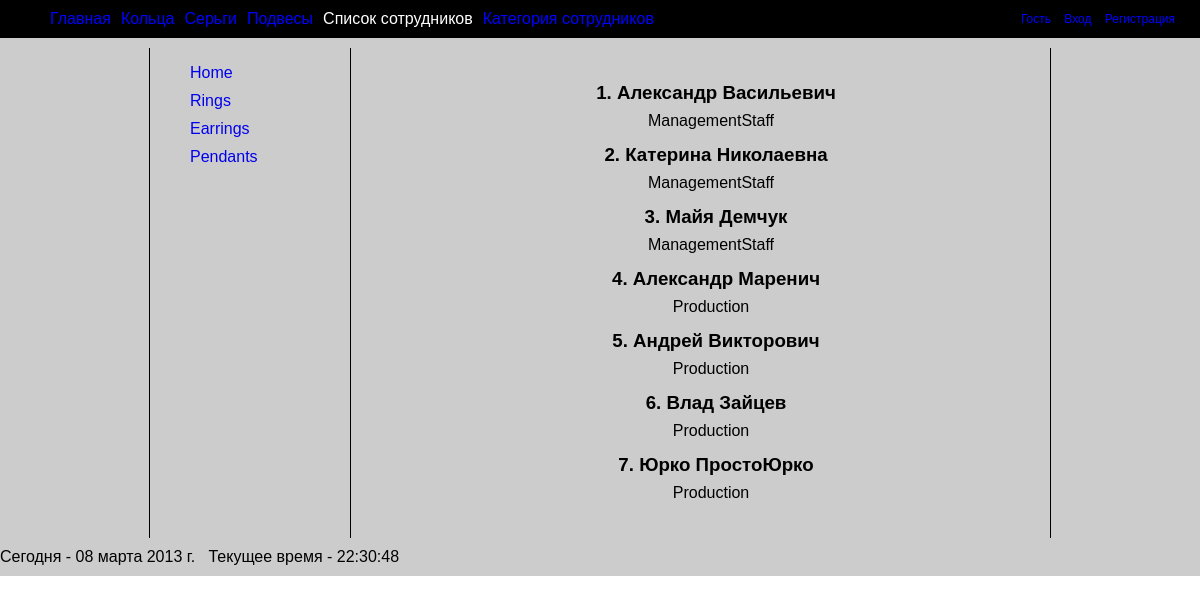
Before: /employees_group_view/employees_list/ with the older database file.
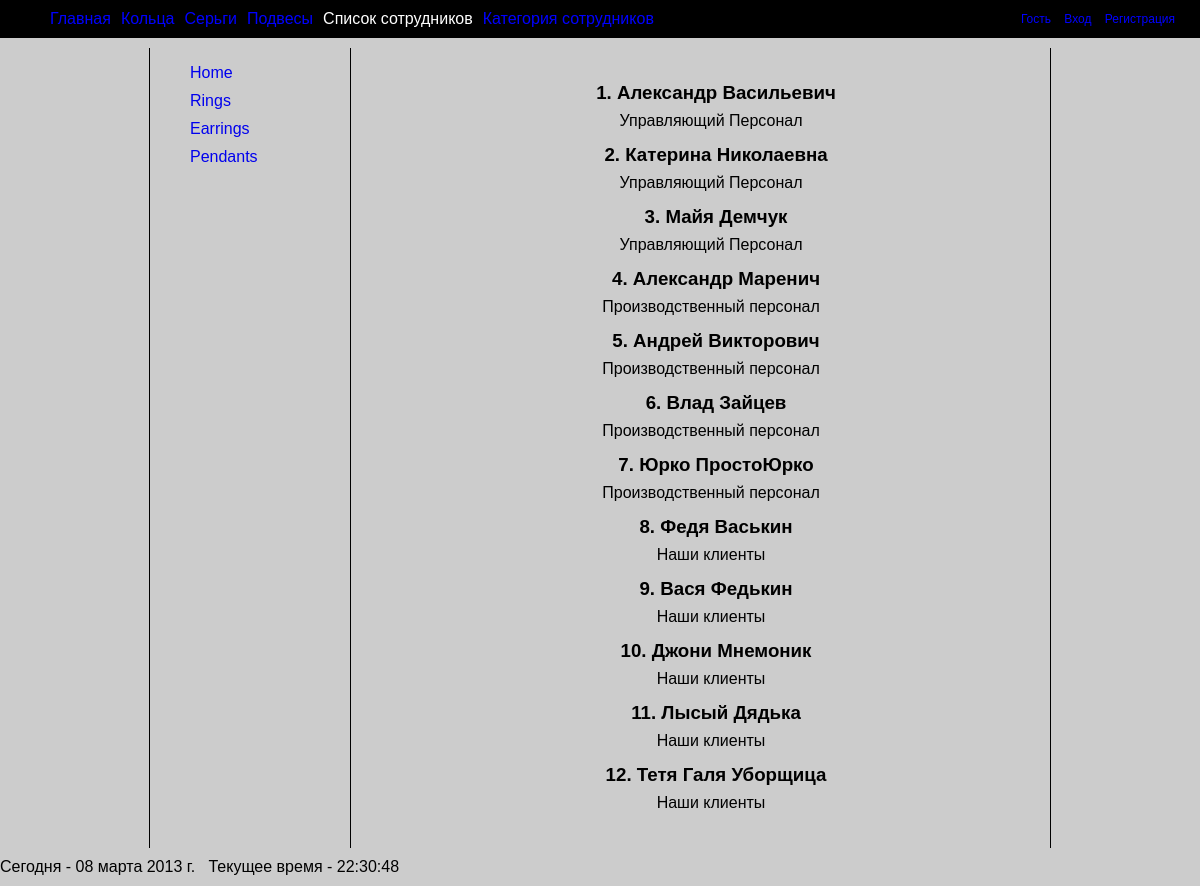
After: the same page with the newer database file.
### myjeweler/apps/employees/models.py (models this page shows, shortened)
class Employee(models.Model):
	group = models.ForeignKey(Group)
	first_name = models.CharField(max_length = 30)
	last_name = models.CharField(max_length = 30)
	skype = models.CharField(max_length = 255, blank = True, null = True)
	email = models.EmailField(max_length = 255, blank = True, null = True)
	github = models.URLField(max_length = 255, blank = True, null = True)
	cell = models.CharField(max_length = 15, blank = True, null = True)

class Group(models.Model):
	name = models.CharField(max_length = 30)
	def __unicode__(self):
		return self.name

### myjeweler/apps/employees/views.py (the view)
def	employees_list(request):
	items = Employee.objects.all()
	return render(request, 'employees_list.html',
				{'items': items})

### myjeweler/templates/employees_list.html
{% extends "base.html" %}
{% block employee_list_class %} class="active" {% endblock %}
{% block content %}
			{% for item in items%}
			<ul>
				<li> <h3>{{ item.id}}. {{ item.first_name }} {{ item.last_name }}</h3> {{ item.group}}</li>
			</ul>
			{% endfor %}
{% endblock content %}

### myjeweler/templates/base.html (shortened to what this page needs)
<html>
<head>
	<link rel="stylesheet" type="text/css" href="/static/css/all.css">
</head>
<body>
	<div class="wrapper">
		<ul class="main_menu">
		<li><a href="/" {% block index_class %}{% endblock %}>Главная</a></li>
		<li><a href="/rings/" {% block rings_class %}{% endblock %}>Кольца</a></li>
		<li><a href="/earrings/" {% block earrings_class %}{% endblock %}>Серьги</a></li>
		<li><a href="/pendants/" {% block pendants_class %}{% endblock %}>Подвесы</a></li>
		<li><a href="/employees_group_view/employees_list/"{% block employee_list_class %}{% endblock %}>Список сотрудников</a></li>
		<li><a href="/employees_group_view/"{% block employee_class %}{% endblock %}>Категория сотрудников</a></li>
			<div class="right">
				<a href="">Гость</a>
				<a href="/enter/"{% block enter_class %}{% endblock %}>Вход</a>
				<a href="/registration/" {% block registration_class %}{% endblock %}>Регистрация</a>
			</div>
		</ul>
		<div class="container">
		<div class="sidebar">
			<ul>
				<li><a href="/" {% block index_class_ %}{% endblock %}>Home</a></li>
				<li><a href="/rings/" {% block rings_class_ %}{% endblock %}>Rings</a></li>
				<li><a href="/earrings/" {% block earrings_class_ %}{% endblock %}>Earrings</a></li>
				<li><a href="/pendants/" {% block pendants_class_ %}{% endblock %}>Pendants</a></li>
			</ul>
		</div>
			<div class="content">
				{% block content %}
				{% endblock content %}
			</div>
		</div>
<span id="doc_time">
</span>
	</div>
</body>
</html>

### myjeweler/static/css/all.css (style rules this page uses)
body { font: 16px/18px Arial, Helvetica, sans-serif; padding: 0; margin: 0; }
.wrapper { background: #ccc; padding: 0 0 10px; margin: 0; }
.main_menu { list-style: none; background: #000; overflow: hidden; margin: 0; }
.main_menu li { font-size: 16px; float: left; margin: 0 0 0 10px; padding: 10px 0; }
.main_menu a { color: blue; text-decoration: none; }
.content { float: left; width: 680px; margin: 0; padding: 20px 0 20px; overflow: hidden; text-align: center; border-left: 1px solid #000; }
.content li { list-style: none; }
.main_menu .active { color:#fff; }
.active { color:#fff; }
.container { width: 900px; margin: 10px auto; border-left: 1px solid #000; border-right: 1px solid #000; overflow: hidden; }
.sidebar { float: left; width: 200px; overflow: hidden; }
.sidebar ul { list-style: none; }
.sidebar ul li { margin: 10px 0 0; }
.sidebar a { text-decoration: none; }
.right { font-size: 12px; float: right; margin: 10px 15px 0 0; }
.right a { margin: 0 10px 0 0; }
h3 { margin: 0 0 10px 10px; }

Changed rows visible on the page:
changed through a linked row, Employee "Васильевич": group "ManagementStaff" → "Управляющий Персонал"
changed through a linked row, Employee "Катерина": group "ManagementStaff" → "Управляющий Персонал"
changed through a linked row, Employee "Майя": group "ManagementStaff" → "Управляющий Персонал"
changed through a linked row, Employee "Маренич": group "Production" → "Производственный персонал"
changed through a linked row, Employee "Андрей": group "Production" → "Производственный персонал"
changed through a linked row, Employee "Влад": group "Production" → "Производственный персонал"
changed through a linked row, Employee "Юрко": group "Production" → "Производственный персонал"
added Employee: id "8", first_name "Федя", last_name "Васькин", group "Наши клиенты"
added Employee: id "9", first_name "Вася", last_name "Федькин", group "Наши клиенты"
added Employee: id "10", first_name "Джони", last_name "Мнемоник", group "Наши клиенты"
added Employee: id "11", first_name "Лысый", last_name "Дядька", group "Наши клиенты"
added Employee: id "12", first_name "Тетя Галя", last_name "Уборщица", group "Наши клиенты"
